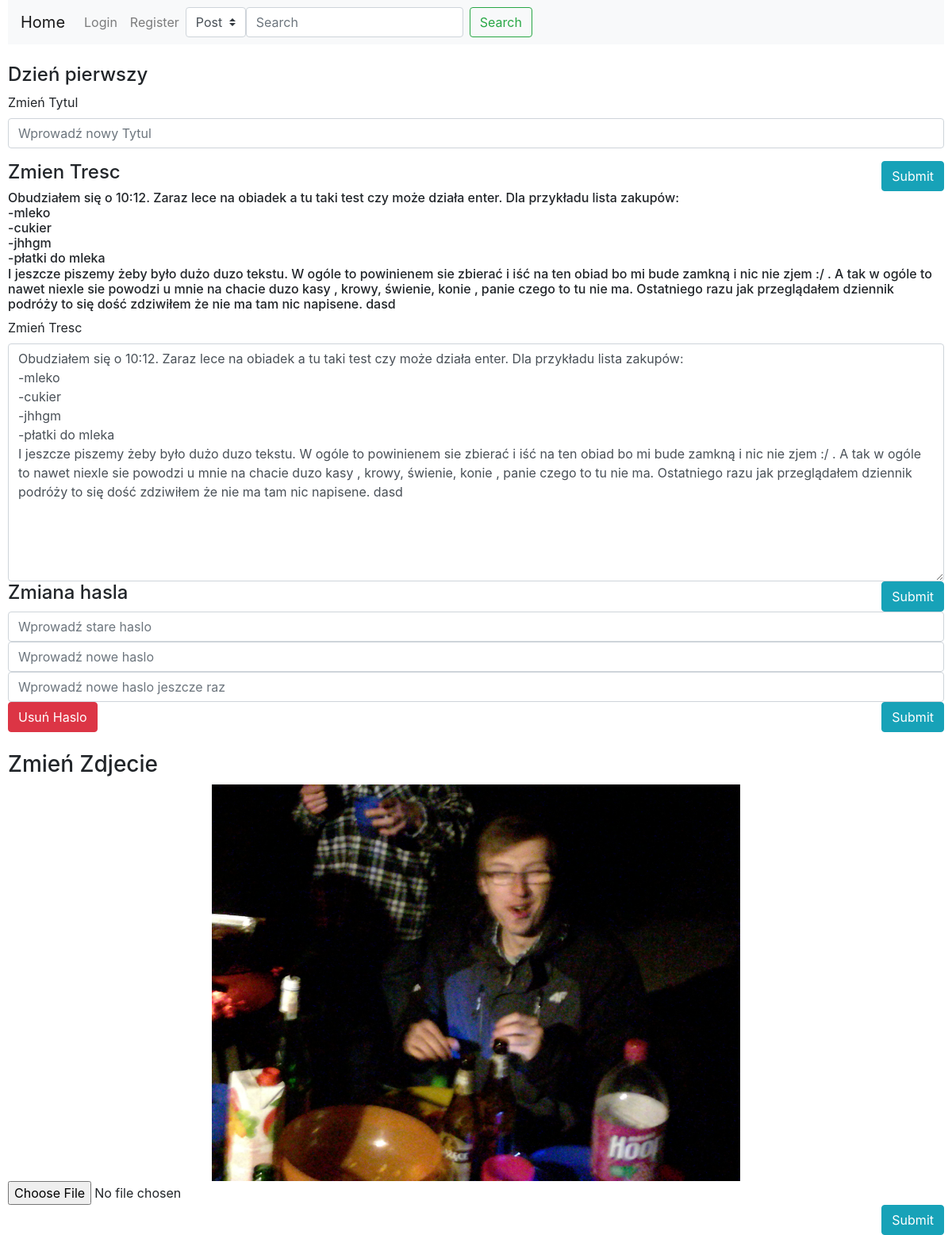
Screenshot of /post/27/edit/ with the database file from the repository.
### Blog/models.py (models this page shows)
class Post(models.Model):
    IDPost=models.AutoField(primary_key=True)
    Tytul=models.CharField(max_length=128)
    Tresc=models.TextField()
    Data=models.DateTimeField(default=timezone.now)
    IDBlog=models.ForeignKey(Blog,on_delete=models.CASCADE)
    Haslo=models.CharField(max_length=8,blank=True)
    Obraz=models.ImageField(upload_to=path_and_renamePost,default='Obrazki/default_pic.jpg',blank=True)

### Blog/views.py (the view)
# urls.py: path('post/<int:post_id>/edit/',views.postEdit,name='postEdit'),
def postEdit(request,post_id):
    post = models.Post.objects.get(IDPost = post_id)
    return render(request,'Blog/edit.html', {'post': post})

### Blog/templates/Blog/edit.html (shortened to what this page needs)
{%extends 'Blog/base.html'%}
{%block content%}
<h4>{{post.Tytul}}</h4>
<form action="title/" method="post">
  <div class="form-group">
      <label for="TytulForm">Zmień Tytul</label>
      <input type="text" class="form-control" id="OpisForm" name="TytulForm" placeholder="Wprowadź nowy Tytul">
  </div>
  <input type="submit" style="float:right" class="btn btn-info" id="TytulFormBtn">
</form>
<h4>Zmien Tresc</h4>
<h6 style="white-space: pre-wrap">{{post.Tresc}}</h6>
<form action="content/" method="post">
<div class="form-group">
    <label for="ContentForm">Zmień Tresc</label>
    <textarea class="form-control" id="OpisForm" name="ContentForm" style="min-height:300px; " placeholder="Wprowadź nowa Tresc">{{post.Tresc}}</textarea>
<input type="submit" style="float:right" class="btn btn-info" id="ContentFormBtn">
</form>
{%if post.Haslo%}
<h4>Zmiana hasla</h4>
<form action="password/" method="post">
<div class="form-group">
    <input type="text" class="form-control" id="OldPasswordForm" name="OldPasswordForm" placeholder="Wprowadź stare haslo">
    <input type="text" class="form-control" id="PasswordForm" name="PasswordForm" placeholder="Wprowadź nowe haslo">
    <input type="text" class="form-control" id="PasswordConfirmForm" name="PasswordConfirmForm" placeholder="Wprowadź nowe haslo jeszcze raz">
<input type="submit" style="float:right" class="btn btn-info" id="PasswordFormBtn">
</form>
     <button type="button" class="btn btn-danger" data-toggle="modal" data-target="#UsunHaslo">
        Usuń Haslo
      </button>
      <br><br>
            </div>
{%endif%}
<h3>Zmień Zdjecie</h3>
<div class=" text-center">
<img src="/Obrazki/{{post.Obraz}}" height="500px">
</div>
<form action="newImage/" method="post" enctype="multipart/form-data">
<input type="file" name="Obraz" accept="image/png, image/jpeg" /><br/>
<input type="submit" style="float:right" class="btn btn-info" id="NewImageBtn">
</form>
{%endblock%}

### Blog/static/Blog/style.css (style rules this page uses)
:root { --color-one:#D38B5D; --color-two:#f3ffb6; --color-three:rgb(135, 74, 36); --color-slogan:rgb(101, 48, 17); }

### rows the page displays
Post: Tytul "Dzień pierwszy", Tresc "Obudziałem się o 10:12. Zaraz lece na obiadek a tu taki test czy może działa enter. Dla przykładu lista zakupów: -mleko -cukier -jhhgm -płatki do mleka I jeszcze piszemy żeby było dużo duzo tekstu. W ogóle to powinienem sie zbierać i iść na ten obiad bo mi bude zamkną i nic nie zjem :/ . A tak w ogóle to nawet niexle sie powodzi u mnie na chacie duzo kasy , krowy, świenie, konie , panie czego to tu nie ma. Ostatniego razu jak przeglądałem dziennik podróży to się dość zdziwiłem że nie ma tam nic napisene. dasd", ContentForm "Obudziałem się o 10:12. Zaraz lece na obiadek a tu taki test czy może działa enter. Dla przykładu lista zakupów: -mleko -cukier -jhhgm -płatki do mleka I jeszcze piszemy żeby było dużo duzo tekstu. W ogóle to powinienem sie zbierać i iść na ten obiad bo mi bude zamkną i nic nie zjem :/ . A tak w ogóle to nawet niexle sie powodzi u mnie na chacie duzo kasy , krowy, świenie, konie , panie czego to tu nie ma. Ostatniego razu jak przeglądałem dziennik podróży to się dość zdziwiłem że nie ma tam nic napisene. dasd", Obraz (picture)
